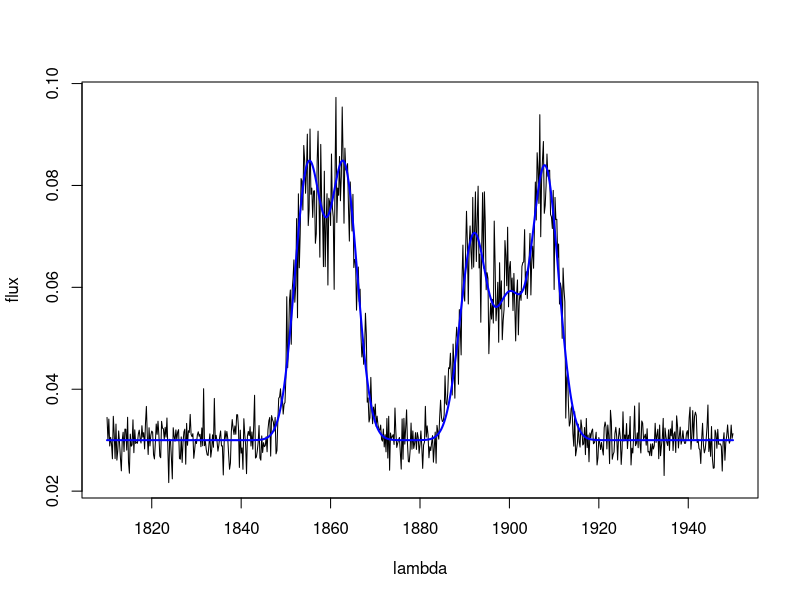
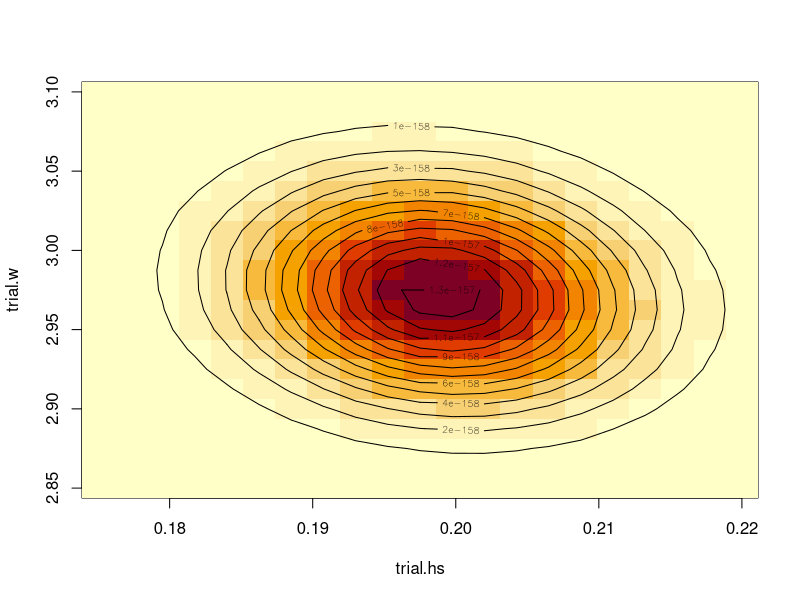

Write the R code that produced these figures, in order. (Note: this script raises an error after producing the figures.)

library(mvtnorm)
lambda <- seq(1810,1950,0.2)  
line_wavelengths <- c(1855,1863,1892,1900,1908)
sigma <- c(3,3,3,3,3)
heights <- c(0.4,0.4,0.3,0.2,0.4)
snr=10
set.seed(222)

cont_const <- 0.03
cont_slope <- 0

generate_data <- function(cont_const,cont_slope)
{
  x <- seq(0,1,length.out = length(lambda))
  flux_c <- cont_const+x*cont_slope

  flux_l <- rep(0,length(lambda))
  for (i in 1:length(line_wavelengths))
  {
    flux_l <- flux_l+heights[i]*dnorm(lambda,line_wavelengths[i],sigma[i])
  }
  
  flux <- flux_c+flux_l
  noiseless <- flux
  uncert <- flux/snr

  for (i in 1:length(lambda))
  {
    flux[i] <- rnorm(1,flux[i],uncert[i])
  }
  
  plot(lambda,flux,ty="l")
  lines(lambda,noiseless,col="blue", lwd=2)

  return(flux)
}

flux <- generate_data(0.03,0.0)

generate_noiseless <- function(cont_const,cont_slope,line_wavelengths,sigma,heights)
{
  x <- seq(0,1,length.out = length(lambda))
  flux_c <- cont_const+x*cont_slope
  
  flux_l <- rep(0,length(lambda))
  for (i in 1:length(line_wavelengths))
  {
    flux_l <- flux_l+heights[i]*dnorm(lambda,line_wavelengths[i],sigma[i])
  }
  flux <- flux_c+flux_l
  return(flux)
}

#######################################################
#                       2
#######################################################
# Same as 1 with unknown variance (same for all lines)
# That is two parameters
#######################################################

log_likelihood.2 <- function(h4,w,observed)
{
  h <- c(heights[1],heights[2],heights[3],h4,heights[5])
  sigma <- rep(w,length(line_wavelengths))
  noiseless <- generate_noiseless(0.03,0,line_wavelengths,sigma,h)
#  lines(lambda,noiseless,col=i)

  #  likelihood <- dmvnorm(observed,noiseless,covariance)
  #  return(likelihood)
  diff<- as.matrix(observed-noiseless,ncol=1)
  log_likelihood <- -(1/2)*t(diff)%*%solve(covariance)%*%diff
  
  return(log_likelihood)
}

trial.hs <- seq(0.175,0.22,length.out = 21)
trial.w <- seq(2.85,3.1,length.out = 21)
loglik <- matrix(NA,nrow=length(trial.hs),ncol = length(trial.w))
uncert <- flux/snr
covariance <- diag(x=uncert^2)
for (i in 1:length(trial.hs))
{
  for (j in 1:length(trial.w))
  {
#    plot(lambda,flux,ty="l")
#     print(paste(i," ",trial.hs[i], " ", j," ",trial.w[j]))
    loglik[i,j] <- log_likelihood.2(trial.hs[i],trial.w[j],flux) 
#    print(loglik[i,j])
      }
}


image(trial.hs,trial.w,exp(loglik))
contour(trial.hs,trial.w,exp(loglik),add=T,nlevels = 10)
plot(trial.hs,exp(loglik),ty="l")


